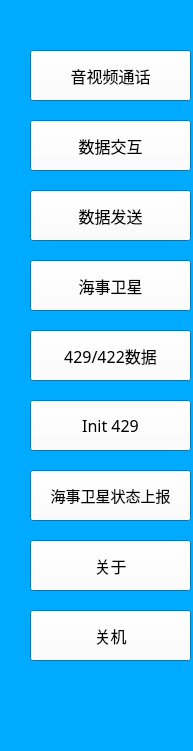
<?xml version="1.0" encoding="UTF-8"?>
<ui version="4.0">
 <class>MenuWidget</class>
 <widget class="QWidget" name="MenuWidget">
  <property name="geometry">
   <rect>
    <x>0</x>
    <y>0</y>
    <width>193</width>
    <height>751</height>
   </rect>
  </property>
  <property name="palette">
   <palette>
    <active>
     <colorrole role="Button">
      <brush brushstyle="SolidPattern">
       <color alpha="255">
        <red>255</red>
        <green>255</green>
        <blue>255</blue>
       </color>
      </brush>
     </colorrole>
     <colorrole role="Base">
      <brush brushstyle="SolidPattern">
       <color alpha="255">
        <red>0</red>
        <green>170</green>
        <blue>255</blue>
       </color>
      </brush>
     </colorrole>
     <colorrole role="Window">
      <brush brushstyle="SolidPattern">
       <color alpha="255">
        <red>0</red>
        <green>170</green>
        <blue>255</blue>
       </color>
      </brush>
     </colorrole>
    </active>
    <inactive>
     <colorrole role="Button">
      <brush brushstyle="SolidPattern">
       <color alpha="255">
        <red>255</red>
        <green>255</green>
        <blue>255</blue>
       </color>
      </brush>
     </colorrole>
     <colorrole role="Base">
      <brush brushstyle="SolidPattern">
       <color alpha="255">
        <red>0</red>
        <green>170</green>
        <blue>255</blue>
       </color>
      </brush>
     </colorrole>
     <colorrole role="Window">
      <brush brushstyle="SolidPattern">
       <color alpha="255">
        <red>0</red>
        <green>170</green>
        <blue>255</blue>
       </color>
      </brush>
     </colorrole>
    </inactive>
    <disabled>
     <colorrole role="Button">
      <brush brushstyle="SolidPattern">
       <color alpha="255">
        <red>255</red>
        <green>255</green>
        <blue>255</blue>
       </color>
      </brush>
     </colorrole>
     <colorrole role="Base">
      <brush brushstyle="SolidPattern">
       <color alpha="255">
        <red>0</red>
        <green>170</green>
        <blue>255</blue>
       </color>
      </brush>
     </colorrole>
     <colorrole role="Window">
      <brush brushstyle="SolidPattern">
       <color alpha="255">
        <red>0</red>
        <green>170</green>
        <blue>255</blue>
       </color>
      </brush>
     </colorrole>
    </disabled>
   </palette>
  </property>
  <property name="windowTitle">
   <string>Form</string>
  </property>
  <property name="styleSheet">
   <string notr="true"/>
  </property>
  <widget class="QPushButton" name="media">
   <property name="geometry">
    <rect>
     <x>30</x>
     <y>50</y>
     <width>161</width>
     <height>51</height>
    </rect>
   </property>
   <property name="font">
    <font>
     <family>Agency FB</family>
     <pointsize>12</pointsize>
    </font>
   </property>
   <property name="styleSheet">
    <string notr="true"/>
   </property>
   <property name="text">
    <string>音视频通话</string>
   </property>
  </widget>
  <widget class="QPushButton" name="data">
   <property name="geometry">
    <rect>
     <x>30</x>
     <y>120</y>
     <width>161</width>
     <height>51</height>
    </rect>
   </property>
   <property name="font">
    <font>
     <family>Agency FB</family>
     <pointsize>12</pointsize>
    </font>
   </property>
   <property name="styleSheet">
    <string notr="true"/>
   </property>
   <property name="text">
    <string>数据交互</string>
   </property>
  </widget>
  <widget class="QPushButton" name="senddata">
   <property name="geometry">
    <rect>
     <x>30</x>
     <y>190</y>
     <width>161</width>
     <height>51</height>
    </rect>
   </property>
   <property name="font">
    <font>
     <family>Agency FB</family>
     <pointsize>12</pointsize>
    </font>
   </property>
   <property name="styleSheet">
    <string notr="true"/>
   </property>
   <property name="text">
    <string>数据发送</string>
   </property>
  </widget>
  <widget class="QPushButton" name="mSatellite">
   <property name="geometry">
    <rect>
     <x>30</x>
     <y>260</y>
     <width>161</width>
     <height>51</height>
    </rect>
   </property>
   <property name="font">
    <font>
     <family>Agency FB</family>
     <pointsize>12</pointsize>
    </font>
   </property>
   <property name="styleSheet">
    <string notr="true"/>
   </property>
   <property name="text">
    <string>海事卫星</string>
   </property>
  </widget>
  <widget class="QPushButton" name="aboutButton">
   <property name="geometry">
    <rect>
     <x>30</x>
     <y>540</y>
     <width>161</width>
     <height>51</height>
    </rect>
   </property>
   <property name="font">
    <font>
     <family>Agency FB</family>
     <pointsize>12</pointsize>
    </font>
   </property>
   <property name="styleSheet">
    <string notr="true"/>
   </property>
   <property name="text">
    <string>关于</string>
   </property>
  </widget>
  <widget class="QPushButton" name="shutDownButton">
   <property name="geometry">
    <rect>
     <x>30</x>
     <y>610</y>
     <width>161</width>
     <height>51</height>
    </rect>
   </property>
   <property name="font">
    <font>
     <family>Agency FB</family>
     <pointsize>12</pointsize>
    </font>
   </property>
   <property name="styleSheet">
    <string notr="true"/>
   </property>
   <property name="text">
    <string>关机</string>
   </property>
  </widget>
  <widget class="QPushButton" name="send429">
   <property name="geometry">
    <rect>
     <x>30</x>
     <y>330</y>
     <width>161</width>
     <height>51</height>
    </rect>
   </property>
   <property name="font">
    <font>
     <family>Agency FB</family>
     <pointsize>12</pointsize>
    </font>
   </property>
   <property name="styleSheet">
    <string notr="true"/>
   </property>
   <property name="text">
    <string>429/422数据</string>
   </property>
  </widget>
  <widget class="QPushButton" name="haishi_Button">
   <property name="geometry">
    <rect>
     <x>30</x>
     <y>470</y>
     <width>161</width>
     <height>51</height>
    </rect>
   </property>
   <property name="font">
    <font>
     <family>Agency FB</family>
     <pointsize>11</pointsize>
    </font>
   </property>
   <property name="styleSheet">
    <string notr="true"/>
   </property>
   <property name="text">
    <string>海事卫星状态上报</string>
   </property>
  </widget>
  <widget class="QPushButton" name="Init_429">
   <property name="geometry">
    <rect>
     <x>30</x>
     <y>400</y>
     <width>161</width>
     <height>51</height>
    </rect>
   </property>
   <property name="font">
    <font>
     <family>Agency FB</family>
     <pointsize>12</pointsize>
    </font>
   </property>
   <property name="styleSheet">
    <string notr="true"/>
   </property>
   <property name="text">
    <string>Init 429</string>
   </property>
  </widget>
 </widget>
 <resources/>
 <connections/>
</ui>
